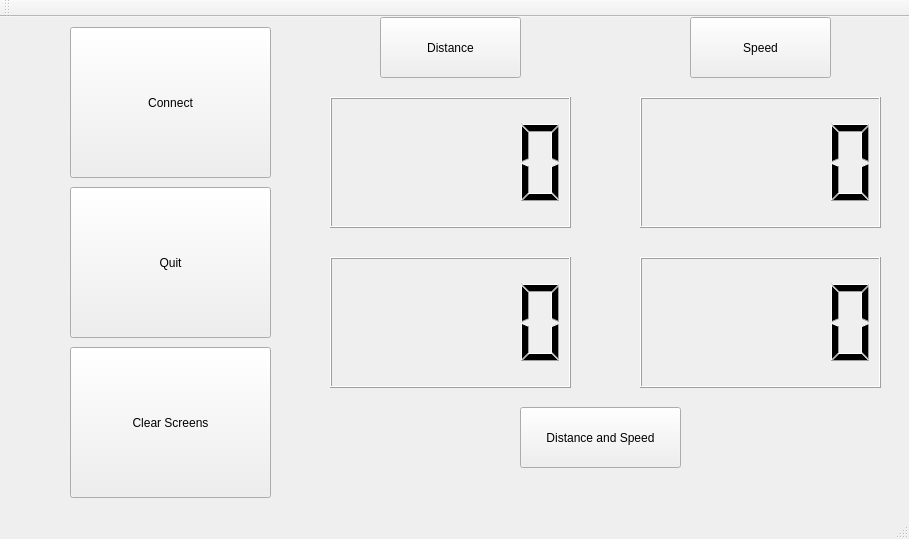
<?xml version="1.0" encoding="UTF-8"?>
<ui version="4.0">
 <class>MainWindow</class>
 <widget class="QMainWindow" name="MainWindow">
  <property name="geometry">
   <rect>
    <x>0</x>
    <y>0</y>
    <width>909</width>
    <height>539</height>
   </rect>
  </property>
  <property name="windowTitle">
   <string>MainWindow</string>
  </property>
  <widget class="QWidget" name="centralWidget">
   <widget class="QLCDNumber" name="lcdDistance">
    <property name="geometry">
     <rect>
      <x>330</x>
      <y>80</y>
      <width>241</width>
      <height>131</height>
     </rect>
    </property>
   </widget>
   <widget class="QLCDNumber" name="lcdSpeed">
    <property name="geometry">
     <rect>
      <x>640</x>
      <y>80</y>
      <width>241</width>
      <height>131</height>
     </rect>
    </property>
   </widget>
   <widget class="QPushButton" name="DistanceButton">
    <property name="geometry">
     <rect>
      <x>380</x>
      <y>0</y>
      <width>141</width>
      <height>61</height>
     </rect>
    </property>
    <property name="text">
     <string>Distance</string>
    </property>
   </widget>
   <widget class="QPushButton" name="SpeedButton">
    <property name="geometry">
     <rect>
      <x>690</x>
      <y>0</y>
      <width>141</width>
      <height>61</height>
     </rect>
    </property>
    <property name="text">
     <string>Speed</string>
    </property>
   </widget>
   <widget class="QPushButton" name="QuitButton">
    <property name="geometry">
     <rect>
      <x>70</x>
      <y>170</y>
      <width>201</width>
      <height>151</height>
     </rect>
    </property>
    <property name="text">
     <string>Quit</string>
    </property>
   </widget>
   <widget class="QPushButton" name="ConnectButton">
    <property name="geometry">
     <rect>
      <x>70</x>
      <y>10</y>
      <width>201</width>
      <height>151</height>
     </rect>
    </property>
    <property name="text">
     <string>Connect</string>
    </property>
   </widget>
   <widget class="QPushButton" name="DistanceSpeedButton">
    <property name="geometry">
     <rect>
      <x>520</x>
      <y>390</y>
      <width>161</width>
      <height>61</height>
     </rect>
    </property>
    <property name="text">
     <string>Distance and Speed</string>
    </property>
   </widget>
   <widget class="QLCDNumber" name="lcdDistance_2">
    <property name="geometry">
     <rect>
      <x>330</x>
      <y>240</y>
      <width>241</width>
      <height>131</height>
     </rect>
    </property>
   </widget>
   <widget class="QLCDNumber" name="lcdSpeed_2">
    <property name="geometry">
     <rect>
      <x>640</x>
      <y>240</y>
      <width>241</width>
      <height>131</height>
     </rect>
    </property>
   </widget>
   <widget class="QPushButton" name="ClearScreenButton">
    <property name="geometry">
     <rect>
      <x>70</x>
      <y>330</y>
      <width>201</width>
      <height>151</height>
     </rect>
    </property>
    <property name="text">
     <string>Clear Screens</string>
    </property>
   </widget>
  </widget>
  <widget class="QMenuBar" name="menuBar">
   <property name="geometry">
    <rect>
     <x>0</x>
     <y>0</y>
     <width>909</width>
     <height>25</height>
    </rect>
   </property>
  </widget>
  <widget class="QToolBar" name="mainToolBar">
   <attribute name="toolBarArea">
    <enum>TopToolBarArea</enum>
   </attribute>
   <attribute name="toolBarBreak">
    <bool>false</bool>
   </attribute>
  </widget>
  <widget class="QStatusBar" name="statusBar"/>
 </widget>
 <layoutdefault spacing="6" margin="11"/>
 <resources/>
 <connections>
  <connection>
   <sender>DistanceButton</sender>
   <signal>clicked()</signal>
   <receiver>lcdDistance</receiver>
   <slot>setDecMode()</slot>
   <hints>
    <hint type="sourcelabel">
     <x>440</x>
     <y>38</y>
    </hint>
    <hint type="destinationlabel">
     <x>443</x>
     <y>248</y>
    </hint>
   </hints>
  </connection>
  <connection>
   <sender>SpeedButton</sender>
   <signal>clicked()</signal>
   <receiver>lcdSpeed</receiver>
   <slot>setDecMode()</slot>
   <hints>
    <hint type="sourcelabel">
     <x>736</x>
     <y>38</y>
    </hint>
    <hint type="destinationlabel">
     <x>740</x>
     <y>248</y>
    </hint>
   </hints>
  </connection>
  <connection>
   <sender>DistanceSpeedButton</sender>
   <signal>clicked()</signal>
   <receiver>lcdDistance_2</receiver>
   <slot>setDecMode()</slot>
   <hints>
    <hint type="sourcelabel">
     <x>575</x>
     <y>461</y>
    </hint>
    <hint type="destinationlabel">
     <x>495</x>
     <y>382</y>
    </hint>
   </hints>
  </connection>
  <connection>
   <sender>DistanceSpeedButton</sender>
   <signal>clicked()</signal>
   <receiver>lcdSpeed_2</receiver>
   <slot>setDecMode()</slot>
   <hints>
    <hint type="sourcelabel">
     <x>658</x>
     <y>461</y>
    </hint>
    <hint type="destinationlabel">
     <x>736</x>
     <y>391</y>
    </hint>
   </hints>
  </connection>
 </connections>
</ui>
